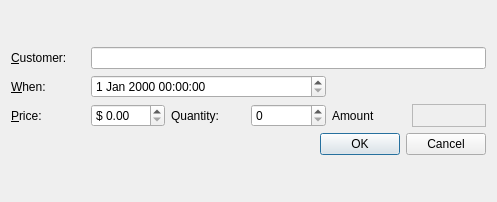
<?xml version="1.0" encoding="UTF-8"?>
<ui version="4.0">
 <class>Dialog</class>
 <widget class="QDialog" name="Dialog">
  <property name="geometry">
   <rect>
    <x>0</x>
    <y>0</y>
    <width>497</width>
    <height>202</height>
   </rect>
  </property>
  <property name="windowTitle">
   <string>Dialog</string>
  </property>
  <layout class="QVBoxLayout" name="verticalLayout">
   <item>
    <layout class="QGridLayout" name="gridLayout">
     <item row="0" column="0">
      <widget class="QLabel" name="customerLabel">
       <property name="text">
        <string>&amp;Customer:</string>
       </property>
       <property name="buddy">
        <cstring>customerLineEdit</cstring>
       </property>
      </widget>
     </item>
     <item row="1" column="0">
      <widget class="QLabel" name="whenLabel">
       <property name="text">
        <string>&amp;When:</string>
       </property>
       <property name="buddy">
        <cstring>whenTimeEdit</cstring>
       </property>
      </widget>
     </item>
     <item row="1" column="1" colspan="3">
      <widget class="QDateTimeEdit" name="whenTimeEdit"/>
     </item>
     <item row="2" column="0">
      <widget class="QLabel" name="priceLabel">
       <property name="text">
        <string>&amp;Price:</string>
       </property>
       <property name="buddy">
        <cstring>priceSpinbox</cstring>
       </property>
      </widget>
     </item>
     <item row="2" column="1">
      <widget class="QDoubleSpinBox" name="priceSpinbox">
       <property name="prefix">
        <string>$ </string>
       </property>
      </widget>
     </item>
     <item row="2" column="2">
      <widget class="QLabel" name="quantityLabel">
       <property name="text">
        <string>Quantity:</string>
       </property>
      </widget>
     </item>
     <item row="2" column="3">
      <widget class="QSpinBox" name="quantitySpinBox"/>
     </item>
     <item row="2" column="4">
      <widget class="QLabel" name="amountLabel">
       <property name="text">
        <string>Amount</string>
       </property>
      </widget>
     </item>
     <item row="2" column="5">
      <widget class="QLabel" name="amountCalculatedLabel">
       <property name="frameShape">
        <enum>QFrame::StyledPanel</enum>
       </property>
       <property name="frameShadow">
        <enum>QFrame::Sunken</enum>
       </property>
       <property name="text">
        <string/>
       </property>
      </widget>
     </item>
     <item row="0" column="1" colspan="5">
      <widget class="QLineEdit" name="customerLineEdit"/>
     </item>
     <item row="3" column="0" colspan="6">
      <widget class="QDialogButtonBox" name="buttonBox">
       <property name="orientation">
        <enum>Qt::Horizontal</enum>
       </property>
       <property name="standardButtons">
        <set>QDialogButtonBox::Cancel|QDialogButtonBox::Ok</set>
       </property>
      </widget>
     </item>
    </layout>
   </item>
  </layout>
 </widget>
 <tabstops>
  <tabstop>customerLineEdit</tabstop>
  <tabstop>whenTimeEdit</tabstop>
  <tabstop>priceSpinbox</tabstop>
  <tabstop>quantitySpinBox</tabstop>
  <tabstop>buttonBox</tabstop>
 </tabstops>
 <resources/>
 <connections>
  <connection>
   <sender>buttonBox</sender>
   <signal>accepted()</signal>
   <receiver>Dialog</receiver>
   <slot>accept()</slot>
   <hints>
    <hint type="sourcelabel">
     <x>248</x>
     <y>254</y>
    </hint>
    <hint type="destinationlabel">
     <x>157</x>
     <y>274</y>
    </hint>
   </hints>
  </connection>
  <connection>
   <sender>buttonBox</sender>
   <signal>rejected()</signal>
   <receiver>Dialog</receiver>
   <slot>reject()</slot>
   <hints>
    <hint type="sourcelabel">
     <x>316</x>
     <y>260</y>
    </hint>
    <hint type="destinationlabel">
     <x>286</x>
     <y>274</y>
    </hint>
   </hints>
  </connection>
 </connections>
</ui>
